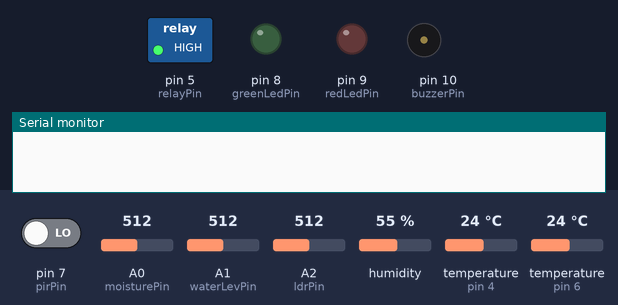
Recording of a sketch running on a simulated Arduino Uno, built with avr-gcc and run on an emulated ATmega328P. Parts: switched loads named in the sketch (green lamp = pin HIGH), output pins drawn as LEDs (lit = HIGH), buzzer (waves = sounding, pin HIGH), the last lines printed to the serial monitor. Inputs (shaded band) come from the test bench; at power-on: A1 (waterLevPin) = 512, pin 7 (pirPin) LOW, A0 (moisturePin) = 512, A2 (ldrPin) = 512, humidity 55 %, temperature (sensors on pin 4, pin 6) 24 °C.

Above: at 1.7 s.
1.8 s: A1 (waterLevPin) set to 124
5.9 s: A1 (waterLevPin) set to 101
At 6.84 s:
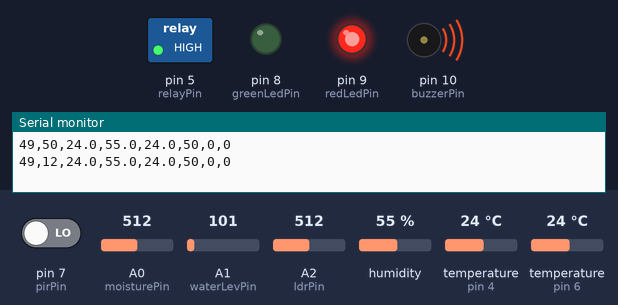
At 7.9 s:
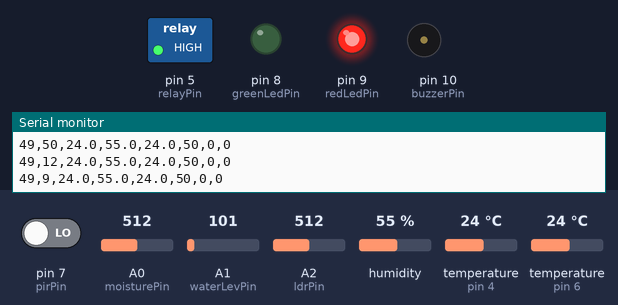
Timing chart, 0 to 15.4 s (numbered marks = the images above; inputs shaded):
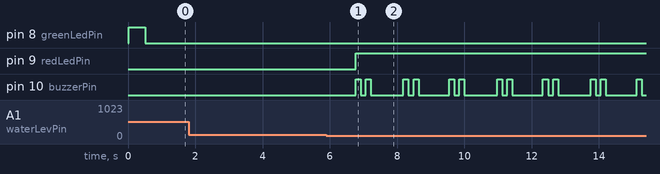

Measured:
- the behaviour switches between 113 and 112 on A1 (waterLevPin) (found by bisection; images 0 and 1)
- after the input at 5.9 s, pin 9 (redLedPin): LOW → HIGH after 0.87 s; pin 10 (buzzerPin): LOW → HIGH after 0.87 s, then repeats every 1.4 s: LOW 0.15 s, HIGH 0.15 s, LOW 0.97 s, HIGH 0.15 s

The sketch:

plant_controller.ino
```cpp
/*
 * ============================================================
 *  FARMLINK - Smart Plant Monitoring System
 *  Arduino UNO Firmware v2.0
 * ============================================================
 *  WIRING SUMMARY (see full guide below):
 *  A0 -> Soil Moisture Sensor (AOUT)
 *  A1 -> Water Level Sensor (Signal)
 *  A2 -> LDR (via 10kΩ voltage divider to GND)
 *  D2 -> HC-05 TX  (SoftwareSerial RX)
 *  D3 -> HC-05 RX  (SoftwareSerial TX) [use voltage divider!]
 *  D4 -> DHT11 Data
 *  D5 -> Relay Signal (Active LOW)
 *  D6 -> DS18B20 Data (with 4.7kΩ pull-up to 5V)
 *  D7 -> PIR Sensor OUT
 *  D8 -> Green LED (via 220Ω)
 *  D9 -> Red LED   (via 220Ω)
 *  D10-> Active Buzzer (+)
 * ============================================================
 */

#include <SoftwareSerial.h>
#include <DHT.h>
#include <OneWire.h>
#include <DallasTemperature.h>

// ── PIN DEFINITIONS ─────────────────────────────────────────
const int moisturePin  = A0;
const int waterLevPin  = A1;
const int ldrPin       = A2;

const int btRxPin      = 2;   // HC-05 TX → Arduino D2
const int btTxPin      = 3;   // HC-05 RX → Arduino D3
const int dhtPin       = 4;
const int relayPin     = 5;
const int ds18Pin      = 6;
const int pirPin       = 7;
const int greenLedPin  = 8;
const int redLedPin    = 9;
const int buzzerPin    = 10;

// ── SENSOR OBJECTS ───────────────────────────────────────────
#define DHTTYPE DHT11
DHT            dht(dhtPin, DHTTYPE);
OneWire        oneWire(ds18Pin);
DallasTemperature soilSensor(&oneWire);
SoftwareSerial btSerial(btRxPin, btTxPin);

// ── HYSTERESIS THRESHOLDS ────────────────────────────────────
const int MOISTURE_ON      = 30;   // % — pump turns ON  below this
const int MOISTURE_OFF     = 70;   // % — pump turns OFF above this
const int WATER_LOW_THRESH = 10;   // % — tank "empty" threshold

// ── STATE ────────────────────────────────────────────────────
bool isManualOverride = false;
bool pumpOn           = false;

// ── TIMING ───────────────────────────────────────────────────
unsigned long lastSendMillis = 0;
const unsigned long SEND_INTERVAL = 2000; // ms

// ─────────────────────────────────────────────────────────────
void setup() {
  Serial.begin(9600);
  btSerial.begin(9600);

  dht.begin();
  soilSensor.begin();

  pinMode(relayPin,    OUTPUT);
  pinMode(greenLedPin, OUTPUT);
  pinMode(redLedPin,   OUTPUT);
  pinMode(buzzerPin,   OUTPUT);
  pinMode(pirPin,      INPUT);

  // Pump OFF at startup (Active-LOW relay: HIGH = OFF)
  digitalWrite(relayPin, HIGH);
  digitalWrite(greenLedPin, HIGH); // Steady green = system ready
  delay(500);
  digitalWrite(greenLedPin, LOW);
}

// ─────────────────────────────────────────────────────────────
void loop() {

  // ── 1. CHECK FOR INCOMING BLUETOOTH COMMANDS ─────────────
  if (btSerial.available()) {
    char cmd = btSerial.read();
    if (cmd == '1') {
      isManualOverride = true;          // App says: PUMP ON
    } else if (cmd == '0') {
      isManualOverride = false;         // App says: PUMP OFF
    }
  }

  // ── 2. READ SENSORS ───────────────────────────────────────
  int moistureRaw     = analogRead(moisturePin);
  int moisturePercent = constrain(map(moistureRaw, 1023, 0, 0, 100), 0, 100);

  int waterRaw        = analogRead(waterLevPin);
  int waterPercent    = constrain(map(waterRaw, 0, 1023, 0, 100), 0, 100);

  int lightRaw        = analogRead(ldrPin);
  int lightPercent    = constrain(map(lightRaw, 0, 1023, 0, 100), 0, 100);

  float airTemp  = dht.readTemperature();
  float airHumid = dht.readHumidity();
  if (isnan(airTemp))  airTemp  = -1.0;
  if (isnan(airHumid)) airHumid = -1.0;

  soilSensor.requestTemperatures();
  float soilTemperature = soilSensor.getTempCByIndex(0);
  if (soilTemperature == DEVICE_DISCONNECTED_C) soilTemperature = -1.0;

  int motionDetected = digitalRead(pirPin);

  bool isTankEmpty = (waterPercent <= WATER_LOW_THRESH);

  // ── 3. PUMP HYSTERESIS + MANUAL OVERRIDE LOGIC ───────────
  if (isTankEmpty) {
    // FAIL-SAFE: Tank empty → force pump OFF, no override allowed
    pumpOn = false;
    digitalWrite(relayPin, HIGH);
    digitalWrite(greenLedPin, LOW);
    digitalWrite(redLedPin,   HIGH);
    // Buzzer beeps: 2 short beeps
    for (int i = 0; i < 2; i++) {
      digitalWrite(buzzerPin, HIGH); delay(150);
      digitalWrite(buzzerPin, LOW);  delay(150);
    }

  } else if (isManualOverride) {
    // MANUAL: User forced pump ON from app
    pumpOn = true;
    digitalWrite(relayPin,    LOW);  // Active-LOW: LOW = ON
    digitalWrite(greenLedPin, HIGH);
    digitalWrite(redLedPin,   LOW);
    digitalWrite(buzzerPin,   LOW);

  } else if (!pumpOn && moisturePercent < MOISTURE_ON) {
    // AUTO ON: Soil is dry
    pumpOn = true;
    digitalWrite(relayPin,    LOW);
    digitalWrite(greenLedPin, HIGH);
    digitalWrite(redLedPin,   LOW);
    digitalWrite(buzzerPin,   LOW);

  } else if (pumpOn && moisturePercent >= MOISTURE_OFF) {
    // AUTO OFF: Soil is saturated
    pumpOn = false;
    digitalWrite(relayPin,    HIGH);
    digitalWrite(greenLedPin, HIGH);
    digitalWrite(redLedPin,   LOW);
    digitalWrite(buzzerPin,   LOW);
  }

  // ── 4. TRANSMIT SENSOR DATA VIA BLUETOOTH ─────────────────
  // Non-blocking: only send every SEND_INTERVAL ms
  unsigned long now = millis();
  if (now - lastSendMillis >= SEND_INTERVAL) {
    lastSendMillis = now;

    // CSV Format (8 fields):
    // Moisture,WaterLevel,AirTemp,AirHumid,SoilTemp,Light,Motion,PumpStatus
    String payload =
        String(moisturePercent)  + "," +
        String(waterPercent)     + "," +
        String(airTemp, 1)       + "," +
        String(airHumid, 1)      + "," +
        String(soilTemperature, 1) + "," +
        String(lightPercent)     + "," +
        String(motionDetected)   + "," +
        String(pumpOn ? 1 : 0);

    btSerial.println(payload);  // → Flutter App
    Serial.println(payload);    // → Serial Monitor (debug)
  }
}
```
